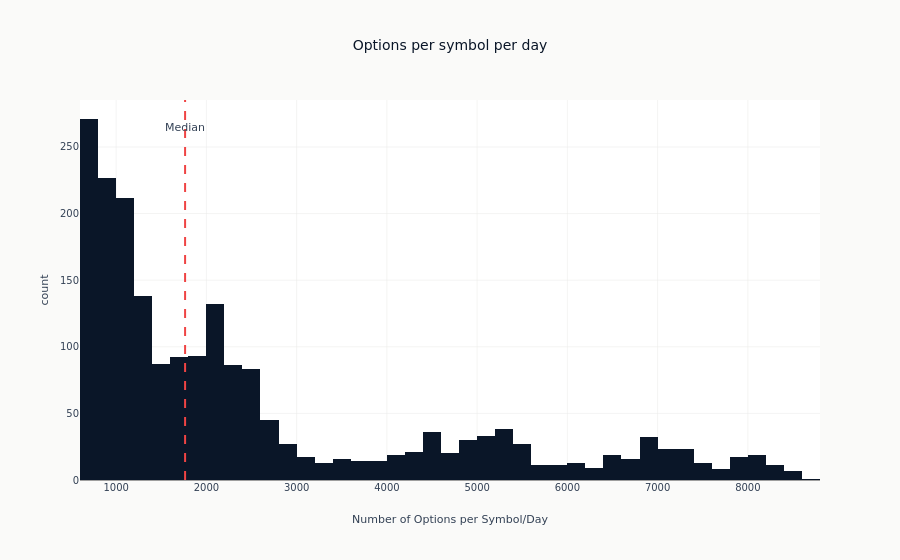

The notebook cell saved with this chart:
### Code cell
# Visualize: Distribution of chain sizes
fig = px.histogram(
    options_per_symbol.to_pandas(),
    x="n_options",
    nbins=50,
    title="Options per symbol per day",
    labels={"n_options": "Number of Options per Symbol/Day", "count": "Frequency"},
)
median_options = float(options_per_symbol["n_options"].median())
fig.add_vline(x=median_options, line_dash="dash", line_color=COLORS["negative"])
fig.add_annotation(x=median_options, y=0.95, yref="paper", text="Median", showarrow=False)
fig.update_layout(showlegend=False)
show_plotly_with_alt(
    fig,
    "A histogram of how many option contracts each underlying carries on each trading day, with a dashed vertical line marking the median. The bulk of the mass sits in a broad hump with a long tail to the right.",
)

### Figure 1 — Plotly figure (JSON) as saved in the notebook; plotly's stock layout.template omitted (floating-point values rounded to 4 significant figures; data arrays with more than 128 entries replaced by an {"elided": "..."} marker saying what was removed)
{"data": [{"bingroup": "x", "hovertemplate": "Number of Options per Symbol/Day=%{x}<br>count=%{y}<extra></extra>", "legendgroup": "", "marker": {"color": "#0a1628", "pattern": {"shape": ""}}, "name": "", "nbinsx": 50, "orientation": "v", "showlegend": false, "type": "histogram", "x": {"elided": "2024 int values"}, "xaxis": "x", "yaxis": "y"}], "layout": {"annotations": [{"showarrow": false, "text": "Median", "x": 1764.0, "y": 0.95, "yref": "paper"}], "barmode": "relative", "legend": {"tracegroupgap": 0}, "shapes": [{"line": {"color": "#ef4444", "dash": "dash"}, "type": "line", "x0": 1764.0, "x1": 1764.0, "xref": "x", "y0": 0, "y1": 1, "yref": "y domain"}], "showlegend": false, "title": {"text": "Options per symbol per day"}, "xaxis": {"anchor": "y", "domain": [0.0, 1.0], "title": {"text": "Number of Options per Symbol/Day"}}, "yaxis": {"anchor": "x", "domain": [0.0, 1.0], "title": {"text": "count"}}}}
